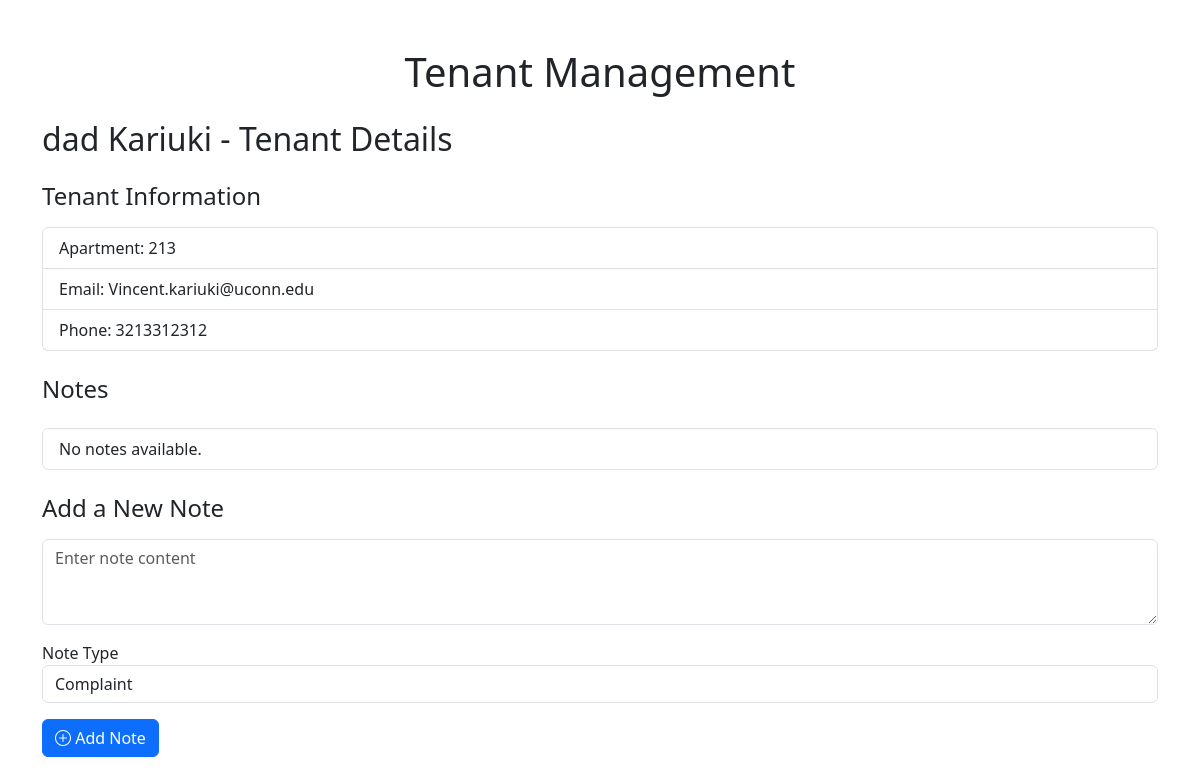
Screenshot of /view_tenant/1 with the database file from the repository.
### app.py (models this page shows)
class Tenant(db.Model):
    id = db.Column(db.Integer, primary_key=True)
    first_name = db.Column(db.String(100), nullable=False)
    last_name = db.Column(db.String(100), nullable=False)
    apartment_number = db.Column(db.String(100), nullable=False)
    email = db.Column(db.String(120), nullable=False, unique=True)
    phone = db.Column(db.String(20))
    complaints = db.relationship('Complaint', backref='tenant', lazy=True)
    notes = db.relationship('Note', backref='tenant', lazy=True, cascade='all, delete-orphan')
    uploaded_files = db.relationship('UploadedFile', backref='tenant', lazy=True)

### app.py (the view)
@app.route('/view_tenant/<int:id>', methods=['GET'])
def view_tenant(id):
    tenant = Tenant.query.get_or_404(id)
    return render_template('view_tenant.html', tenant=tenant)

### templates/view_tenant.html (shortened to what this page needs)
{% extends "base.html" %}
{% block content %}
<h2 class="mb-4">{{ tenant.first_name }} {{ tenant.last_name }} - Tenant Details</h2>
<h4 class="mb-3">Tenant Information</h4>
<ul class="list-group">
    <li class="list-group-item">Apartment: {{ tenant.apartment_number }}</li>
    <li class="list-group-item">Email: {{ tenant.email }}</li>
    <li class="list-group-item">Phone: {{ tenant.phone }}</li>
</ul>
<h4 class="my-4">Notes</h4>
<ul class="list-group mb-4">
    {% for note in tenant.notes %}
        <li class="list-group-item">
            <strong>{{ note.note_type|capitalize }}</strong>: {{ note.content }}
            <form action="{{ url_for('delete_note', note_id=note.id) }}" method="POST" style="display:inline;">
                <button type="submit" class="btn btn-danger btn-sm float-end" data-bs-toggle="tooltip" data-bs-placement="top" title="Delete Note">
                    <i class="bi bi-trash"></i>
                </button>
            </form>
        </li>
    {% else %}
        <li class="list-group-item">No notes available.</li>
    {% endfor %}
</ul>
<h4 class="mb-3">Add a New Note</h4>
<form action="{{ url_for('add_note', tenant_id=tenant.id) }}" method="POST">
    <div class="mb-3">
        <textarea name="content" class="form-control" rows="3" required placeholder="Enter note content"></textarea>
    </div>
    <div class="mb-3">
        <label for="note_type">Note Type</label>
        <select name="note_type" class="form-control" required onchange="toggleCustomNoteType()">
            <option value="complaint">Complaint</option>
        </select>
    </div>
    <button type="submit" class="btn btn-primary" data-bs-toggle="tooltip" data-bs-placement="top" title="Add Note">
        <i class="bi bi-plus-circle"></i> Add Note
    </button>
</form>
{% endblock %}

### rows the page displays
Tenant: first_name "dad", last_name "Kariuki", apartment_number "213", email "Vincent.kariuki@uconn.edu", phone "3213312312"
